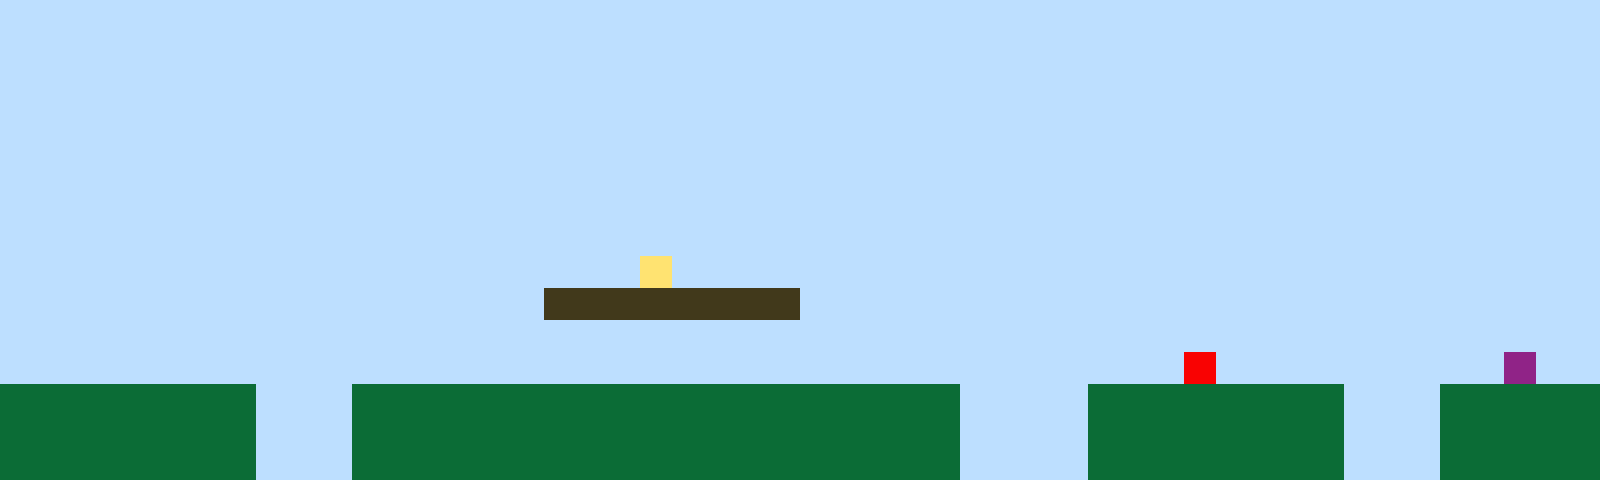

This game map was drawn from its Tiled (.tmx) file and the tilesets committed beside it. A one-line description and the full map source follow:
An orthogonal 50x15 tile map with 32x32 px tiles, 1 tile layer (Tile Layer 1).

<map version="1.10" tiledversion="1.11.2" orientation="orthogonal" renderorder="right-up" width="50" height="15" tilewidth="32" tileheight="32" infinite="0" nextlayerid="2" nextobjectid="1"><editorsettings><export target="map1.csv" format="csv" /></editorsettings><tileset firstgid="1" name="sprites" tilewidth="32" tileheight="32" tilecount="6" columns="3"><image source="sprites.png" width="96" height="64" /></tileset><layer id="1" name="Tile Layer 1" width="50" height="15"><data encoding="csv">1,1,1,1,1,1,1,1,1,1,1,1,1,1,1,1,1,1,1,1,1,1,1,1,1,1,1,1,1,1,1,1,1,1,1,1,1,1,1,1,1,1,1,1,1,1,1,1,1,1,1,1,1,1,1,1,1,1,1,1,1,1,1,1,1,1,1,1,1,1,1,1,1,1,1,1,1,1,1,1,1,1,1,1,1,1,1,1,1,1,1,1,1,1,1,1,1,1,1,1,1,1,1,1,1,1,1,1,1,1,1,1,1,1,1,1,1,1,1,1,1,1,1,1,1,1,1,1,1,1,1,1,1,1,1,1,1,1,1,1,1,1,1,1,1,1,1,1,1,1,1,1,1,1,1,1,1,1,1,1,1,1,1,1,1,1,1,1,1,1,1,1,1,1,1,1,1,1,1,1,1,1,1,1,1,1,1,1,1,1,1,1,1,1,1,1,1,1,1,1,1,1,1,1,1,1,1,1,1,1,1,1,1,1,1,1,1,1,1,1,1,1,1,1,1,1,1,1,1,1,1,1,1,1,1,1,1,1,1,1,1,1,1,1,1,1,1,1,1,1,1,1,1,1,1,1,1,1,1,1,1,1,1,1,1,1,1,1,1,1,1,1,1,1,1,1,1,1,1,1,1,1,1,1,1,1,1,1,1,1,1,1,1,1,1,1,1,1,1,1,1,1,1,1,1,1,1,1,1,1,1,1,1,1,1,1,1,1,1,1,1,1,1,1,1,1,1,1,1,1,1,1,1,1,1,1,1,1,1,1,1,1,1,1,1,1,1,1,1,1,1,1,1,1,1,1,1,1,1,1,1,1,1,1,1,1,1,1,1,1,1,1,1,1,1,1,1,1,1,1,1,1,1,1,1,1,1,1,1,1,1,1,1,1,1,1,1,1,1,1,1,1,1,1,1,1,1,1,1,1,1,1,1,1,1,1,1,1,1,1,4,1,1,1,1,1,1,1,1,1,1,1,1,1,1,1,1,1,1,1,1,1,1,1,1,1,1,1,1,1,1,1,1,1,1,1,1,1,1,1,1,1,1,1,1,1,1,3,3,3,3,3,3,3,3,1,1,1,1,1,1,1,1,1,1,1,1,1,1,1,1,1,1,1,1,1,1,1,1,1,1,1,1,1,1,1,1,1,1,1,1,1,1,1,1,1,1,1,1,1,1,1,1,1,1,1,1,1,1,1,1,1,1,1,1,1,1,1,1,1,1,1,1,1,1,1,1,1,1,1,1,1,1,1,1,1,1,1,1,1,1,1,1,1,1,1,1,1,1,1,1,1,1,1,1,1,1,1,1,1,1,1,1,1,1,1,1,5,1,1,1,1,1,1,1,1,1,6,1,1,2,2,2,2,2,2,2,2,1,1,1,2,2,2,2,2,2,2,2,2,2,2,2,2,2,2,2,2,2,2,1,1,1,1,2,2,2,2,2,2,2,2,1,1,1,2,2,2,2,2,2,2,2,2,2,2,2,2,1,1,1,2,2,2,2,2,2,2,2,2,2,2,2,2,2,2,2,2,2,2,1,1,1,1,2,2,2,2,2,2,2,2,1,1,1,2,2,2,2,2,2,2,2,2,2,2,2,2,1,1,1,2,2,2,2,2,2,2,2,2,2,2,2,2,2,2,2,2,2,2,1,1,1,1,2,2,2,2,2,2,2,2,1,1,1,2,2,2,2,2</data></layer></map>
